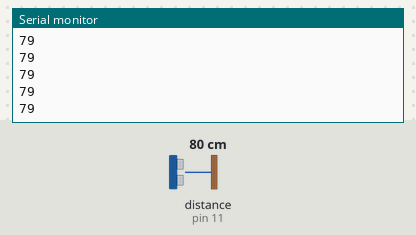
Bench run of a sketch on a simulated Arduino Uno, built with avr-gcc and run on an emulated ATmega328P. Parts: the last lines printed to the serial monitor. Wiring (inferred from the names in the program): ultrasonic range finder: trigger pin 12; echo pin 11. The test bench sets the inputs (shaded band); at power-on: distance to the obstacle (sensor on pin 11) 80 cm. The echo pulse lasts 58.3 µs per cm.

Above: at 1.2 s.
1.3 s: distance to the obstacle (sensor on pin 11) set to 2 cm
At 2.3 s:
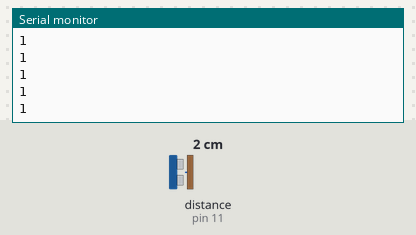
2.8 s: distance to the obstacle (sensor on pin 11) set to 4 cm
At 3.5 s:
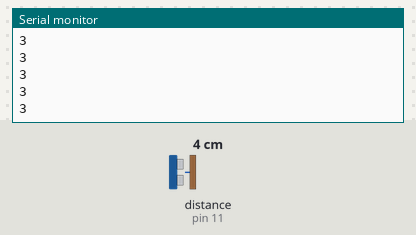
Timing chart, 0 to 5.8 s (numbered marks = the images above; inputs shaded):
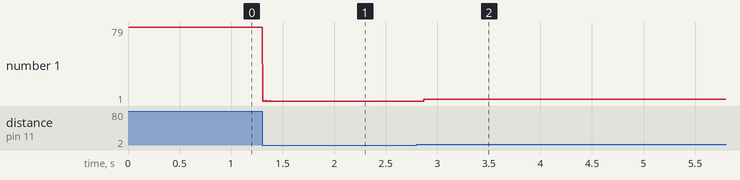

The sketch:

akilli_i_ik.ino
```cpp
int led=10;
#define echo 11
#define trig 12
long sure, mesafe;
void setup() {
 Serial.begin(9600);
 //Seri haberleşme ekranını açıyoruz
 pinMode(trig, OUTPUT);
 pinMode(echo, INPUT);
}
void loop() {
  digitalWrite(trig, LOW);
  delayMicroseconds(2);
  digitalWrite(trig, HIGH);
  delayMicroseconds(10);
  digitalWrite(trig, LOW);
  sure=pulseIn(echo,HIGH);
  // pulseIn HIGH ve LOW sürelerini okur
  mesafe=sure/58.2;
  Serial.println(mesafe);
  if (mesafe <20 ) {
    digitalWrite(led,HIGH);
    }
 else  {
    digitalWrite(led,LOW);
 }
}
```

Measured:
- after the input at 1.3 s, the serial monitor: prints a new line at once (image 1)
- after the input at 2.8 s, the serial monitor: prints a new line after 0.07 s (image 2)
- plotted number 1: 79 → 1 after the input at 1.3 s, 1 → 3 after the input at 2.8 s
